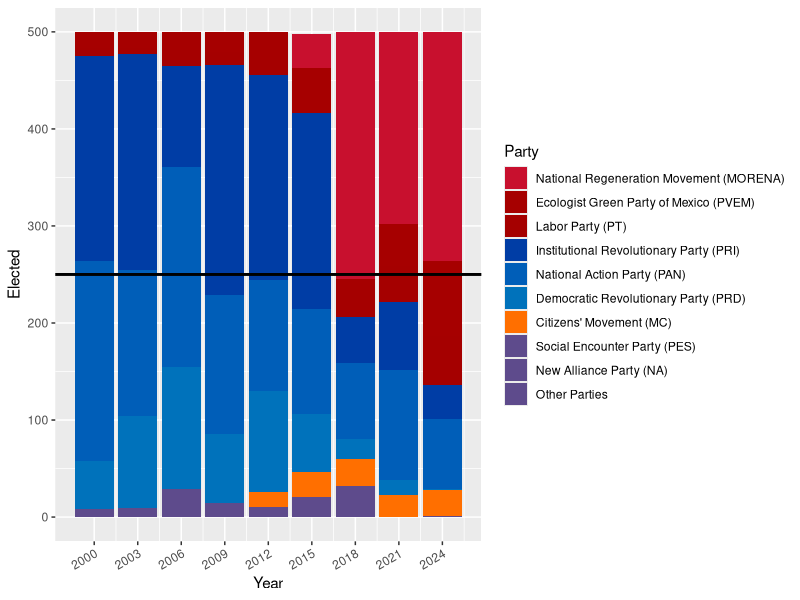

Here is the R script that generated this plot:
## ---- chunk 1
library(tidyverse)
## ---- chunk 2
dep <- read.csv("deputies.csv") 
unique(dep$party)
## ---- chunk 3
# Define the specific order for the parties
party_order <- c(
  "National Regeneration Movement (MORENA)",
  "Ecologist Green Party of Mexico (PVEM)",
  "Labor Party (PT)",
  "Institutional Revolutionary Party (PRI)",
  "National Action Party (PAN)",
  "Democratic Revolutionary Party (PRD)",
  "Citizens' Movement (MC)",
  "Social Encounter Party (PES)",
  "New Alliance Party (NA)", 
  "Other Parties"
)

# Convert the party column to a factor with the specified order
dep <- dep |> 
  mutate(party = factor(party, levels = party_order))

# Define the color palette
party_colors <- c(
  "National Regeneration Movement (MORENA)" = "#C8102E",# Red
  "Ecologist Green Party of Mexico (PVEM)" = "#A60000", # Red
  "Labor Party (PT)" = "#A50000",                       # Red
  "Institutional Revolutionary Party (PRI)" = "#003DA5",# Blue
  "National Action Party (PAN)" = "#005EB8",            # Blue
  "Democratic Revolutionary Party (PRD)" = "#0072BB",   # Blue
  "Citizens' Movement (MC)" = "#FF6F00",                # Orange
  "Other parties" = "#7E1F8B",                          # Purple
  "Social Encounter Party (PES)" = "#5E4B8C",           # Purple
  "New Alliance Party (NA)" = "#5E4B8C",                # Purple
  "Other Parties" = "#5E4B8C"
)

# Create the plot
dep |> 
  group_by(party) |> 
  ggplot(aes(x = year, y = elected, group = party, fill = party)) +
  geom_col() +
  scale_fill_manual(values = party_colors) +
  geom_hline(yintercept = 250, color = "black", size = 1) +  # Add the horizontal line
  scale_x_continuous(breaks = unique(dep$year)) +
  theme(axis.text.x = element_text(angle = 30, hjust = 1)) +  # Tilt x-axis labels
  labs(fill = "Party",
       x = "Year", y = "Elected")

